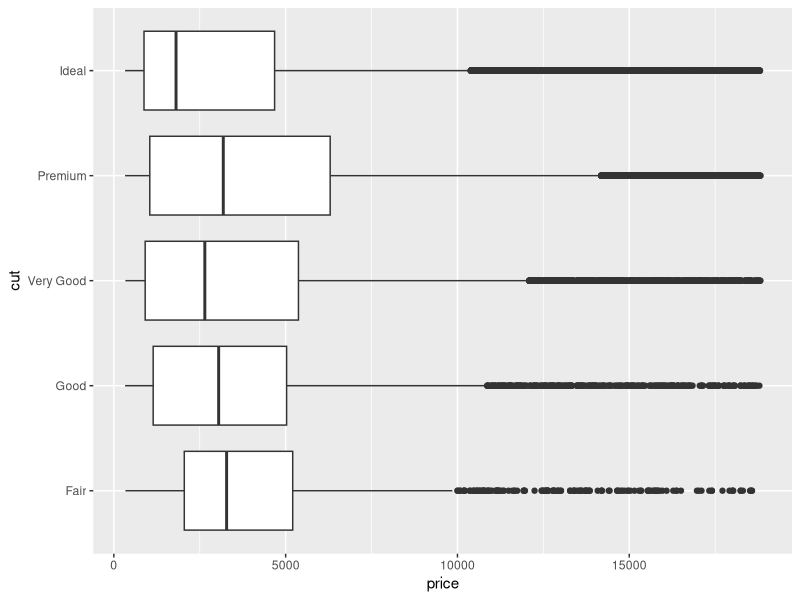
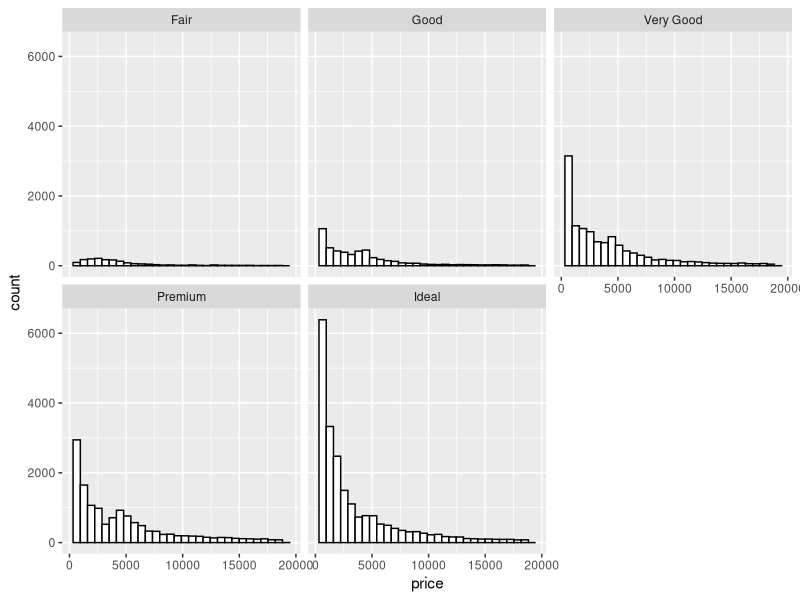
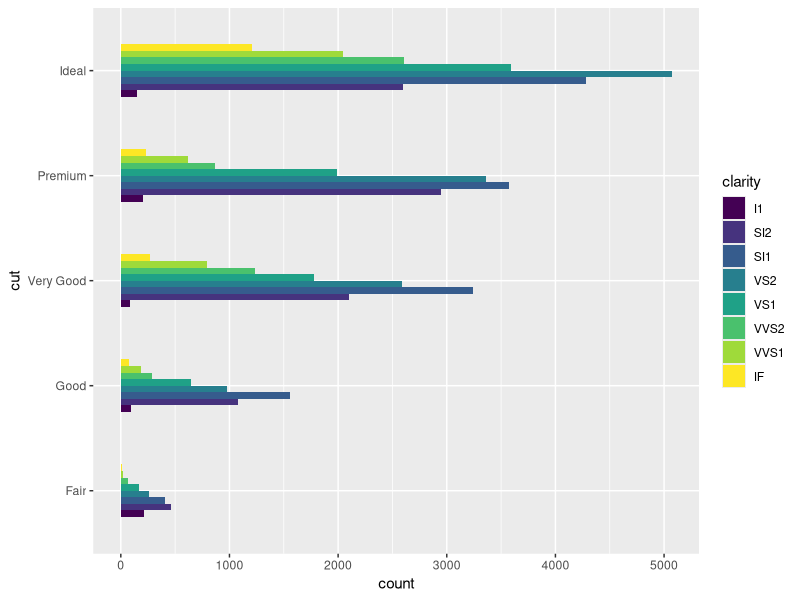
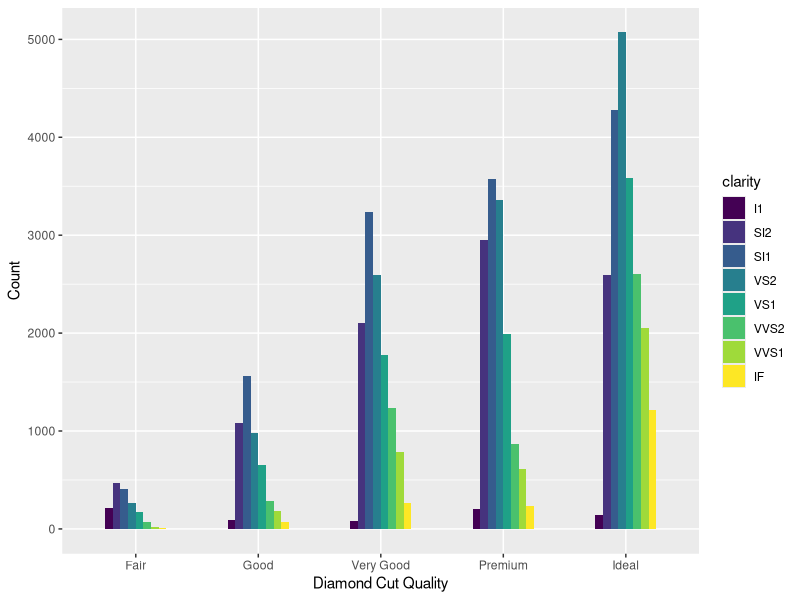

Recreate these plots in R, in order.
# exercise 2.16
library(ggplot2)
ggplot(diamonds, aes(price, cut)) +
  geom_boxplot()

# exercise 2.17
ggplot(diamonds, aes(price)) +
  geom_histogram(color = 'black', fill = 'white') +
  facet_wrap(~ cut)

# exercise 2.18
ggplot(diamonds, aes(cut, fill = clarity)) +
  geom_bar(width = 0.5, position = "dodge") +
  coord_flip()

# exercise 2.19
myPlot <- ggplot(diamonds, aes(cut, fill = clarity)) +
  geom_bar(width = 0.5, position = "dodge") +
  xlab("Diamond Cut Quality") +
  ylab("Count")
ggsave("plot.png", myPlot, width = 8, height = 4)